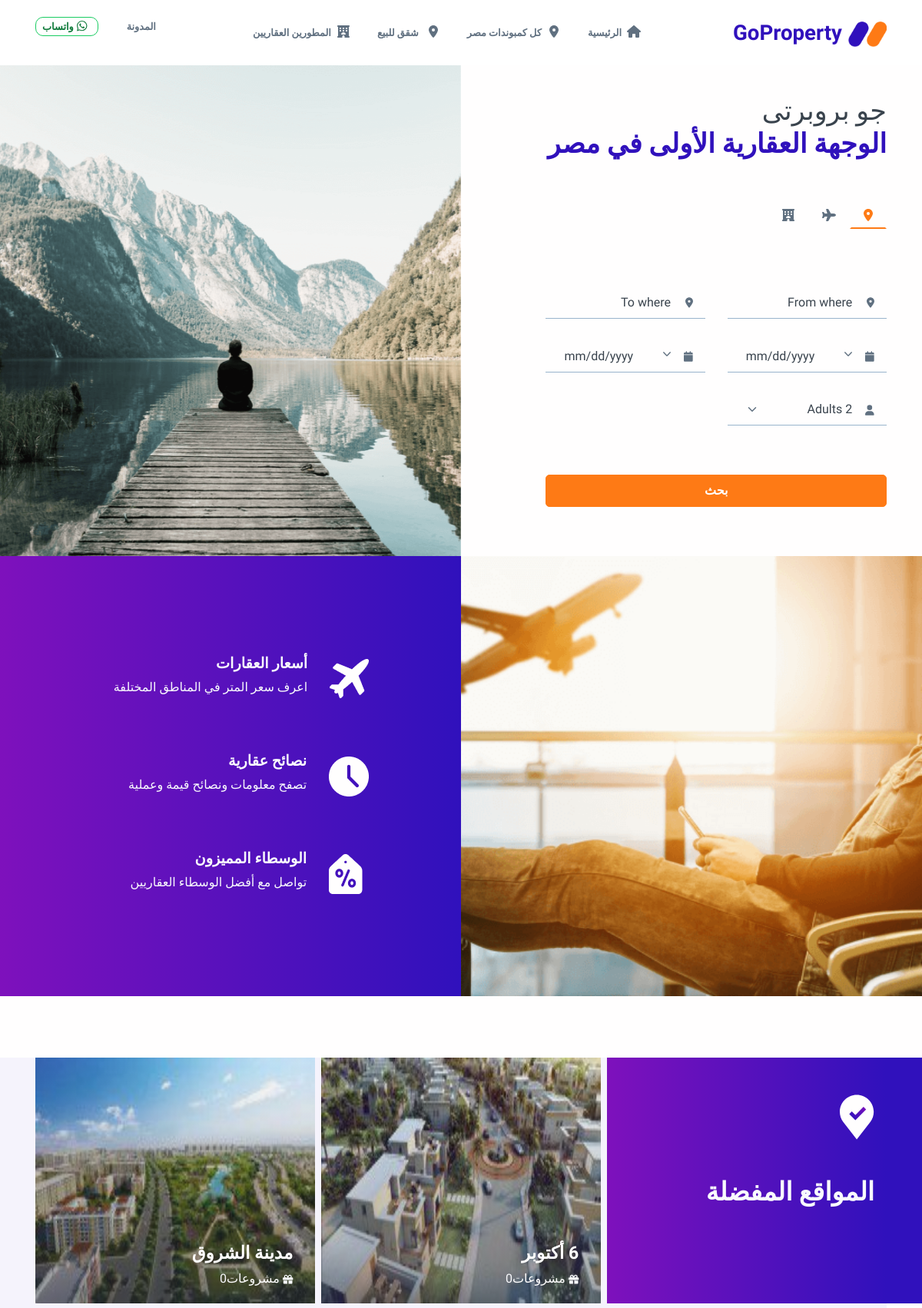
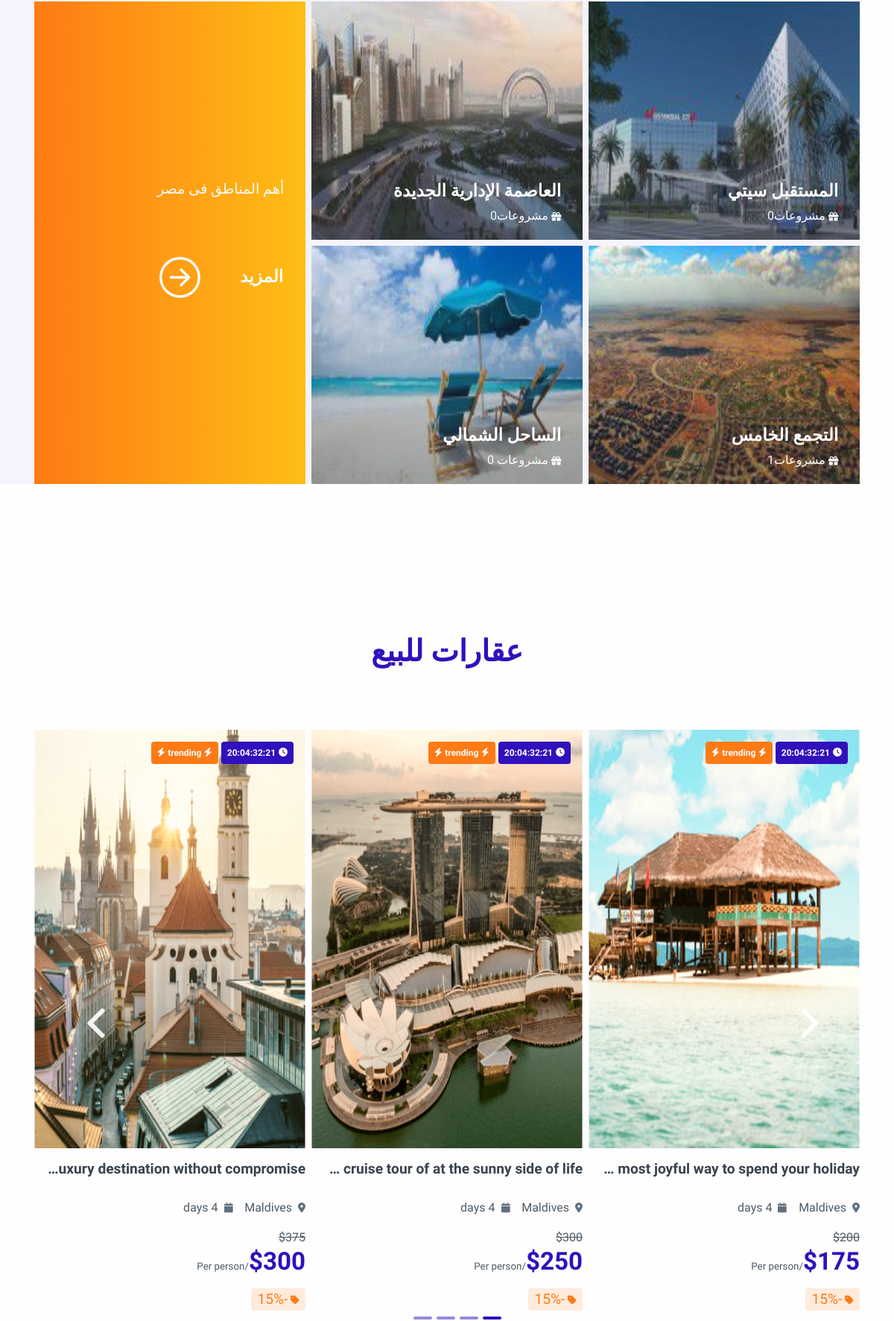
The page / (upper part) on the database its author committed (2 pictures, top to bottom).
### states/models/department_model.py (models this page shows, shortened)
class Department(models.Model):
    name = models.CharField(max_length=255, null=True, blank=True, help_text='Department Name')
    description = models.TextField(null=True, blank=True)
    country = models.ForeignKey(Country, null=True, blank=True, on_delete=models.CASCADE)
    background = models.ImageField(upload_to='department-backgrounds/', null=True, blank=True)
    @property
    def background_url(self):
        if self.background and hasattr(self.background, 'url'):
            return self.background.url
        else:
            return static("assets/img/gallery/cinnamon.png")

### main/views/home_page.py (the view)
# urls.py: path('', HomePageView.as_view(), name='home-page'),
class HomePageView(View):
    def get(self, request):
        developers = Developers.objects.all().order_by('-pk')[:4]
        departments = Department.objects.all().order_by('-pk')[:6]
        projects = Projects.objects.all().order_by('-pk')[:12]
        blogs = Blog.objects.all().order_by('-pk')[:4]
        context = {
            "developers": developers,
            "departments": departments,
            "projects": projects,
            "blogs": blogs
        }
        return render(request, 'main/homepage/homepage.html', context=context)

### templates/main/homepage/homepage.html (shortened to what this page needs)
{% extends 'main.html' %}
{% block content %}
<section class="mt-7 py-0">
{% include 'main/homepage/_HomeInto.html' %}
{% include 'main/homepage/_search.html' %}
{% include 'main/homepage/_whyus.html' %}
{% include 'main/homepage/_departments.html' with departments=departments %}
{% include 'main/homepage/_properties.html'  %}
{% endblock content %}

### templates/main/homepage/_departments.html (shortened to what this page needs)
{% load static %}
<section class="py-7 overflow-hidden" id="places">
        <div class="container bg-offcanvas-gray-right">
          <div class="row gx-2 mb-2">
            <div class="col-12 col-md-12 col-lg-4">
              <div class="bg-primary-gradient bg-offcanvas developers-card">
                <div class="row g-0 justify-content-end">
                  <div class="col-12">
                    <div class="py-md-5 px-md-3 text-light"><img class="mb-5" src="{% static 'assets/img/icons/icon-location.svg' %}" alt="...">
                      <h2 class="mb-2 text-light"> المواقع المفضلة</h2>
                    </div>
                  </div>
                </div>
              </div>
            </div>
            <div class="col-sm-6 col-lg-4">
              <div class="card card-span developers-card text-white"><img class="img-fluid h-100 w-100" src="{{ departments.0.background_url }}" height="375" alt="...">
                <div class="card-img-overlay ps-0 d-flex flex-column justify-content-between bg-voyage-gradient">
                  <div class="mt-auto px-4 mb-1">
                    <h3 class="fs-1 fs-md-2 text-white">{{ departments.0.name }}</h3><span class="text-light fs--1 me-1"></span>مشروعات<span class="text-light me-3">{{ departments.0.projects.all.count }}</span>
                  </div>
                </div><a class="stretched-link" href="#!"></a>
              </div>
            </div>
            <div class="col-sm-6 col-lg-4">
              <div class="card card-span developers-card text-white"><img class="img-fluid h-100 w-100" src="{{ departments.1.background_url }}" height="375" alt="...">
                <div class="card-img-overlay ps-0 d-flex flex-column justify-content-between bg-voyage-gradient">
                  <div class="mt-auto px-4 mb-1">
                    <h3 class="fs-1 fs-md-2 text-white">{{ departments.1.name }}</h3><span class="text-light fs--1 me-1"></span>مشروعات<span class="text-light me-3">{{ departments.1.projects.all.count }}</span>
                  </div>
                </div><a class="stretched-link" href="#!"></a>
              </div>
            </div>
          </div>
          <div class="row g-2">
            <div class="col-sm-6 col-lg-4">
              <div class="row g-2">
                <div class="col-12">
                  <div class="card card-span developers-card text-white"><img class="img-fluid h-100 w-100" src="{{ departments.2.background_url }}" height="375" alt="...">
                    <div class="card-img-overlay ps-0 d-flex flex-column justify-content-between bg-voyage-gradient">
                      <div class="mt-auto px-4 mb-1">
                        <h3 class="fs-1 fs-md-2 text-white">{{ departments.2.name }}</h3><span class="text-light fs--1 me-1"></span>مشروعات<span class="text-light me-3">{{ departments.2.projects.all.count }}</span>
                      </div>
                    </div><a class="stretched-link" href="#!"></a>
                  </div>
                </div>
                <div class="col-12">
                  <div class="card card-span developers-card text-white"><img class="img-fluid h-100 w-100" src="{{ departments.3.background_url }}" height="375" alt="...">
                    <div class="card-img-overlay ps-0 d-flex flex-column justify-content-between bg-voyage-gradient">
                      <div class="mt-auto px-4 mb-1">
                        <h3 class="fs-1 fs-md-2 text-white">{{ departments.3.name }}</h3><span class="text-light fs--1 me-1"></span>مشروعات<span class="text-light me-3">{{ departments.3.projects.all.count }}</span>
                      </div>
                    </div><a class="stretched-link" href="#!"></a>
                  </div>
                </div>
              </div>
            </div>
            <div class="col-sm-6 col-lg-4">
              <div class="row g-2">
                <div class="col-12">
                  <div class="card card-span developers-card text-white"><img class="img-fluid h-100 w-100" src="{{ departments.4.background_url }}" height="375" alt="...">
                    <div class="card-img-overlay ps-0 d-flex flex-column justify-content-between bg-voyage-gradient">
                      <div class="mt-auto px-4 mb-1">
                        <h3 class="fs-1 fs-md-2 text-white">{{ departments.4.name }}</h3><span class="text-light fs--1 me-1"></span>مشروعات<span class="text-light me-3">{{ departments.4.projects.all.count }}</span>
                      </div>
                    </div><a class="stretched-link" href="#!"></a>
                  </div>
                </div>
                <div class="col-12">
                  <div class="card card-span developers-card text-white"><img class="img-fluid h-100 w-100" src="{{ departments.5.background_url }}" height="375" alt="...">
                    <div class="card-img-overlay ps-0 d-flex flex-column justify-content-between bg-voyage-gradient">
                      <div class="mt-auto px-4 mb-1">
                        <h3 class="fs-1 fs-md-2 text-white">{{ departments.5.name }}</h3><span class="text-light fs--1 me-1"></span>مشروعات<span class="text-light me-3"> {{ departments.5.projects.all.count }}</span>
                      </div>
                    </div><a class="stretched-link" href="#!"></a>
                  </div>
                </div>
              </div>
            </div>
            <div class="col-sm-12 col-lg-4">
              <div class="bg-secondary-gradient h-100 d-flex align-items-center">
                <div class="text-light p-4 p-sm-6 p-lg-0 px-xxl-6">
                  <p class="fs-1 px-4 mb-6">أهم المناطق فى مصر</p><a class="btn btn-lg text-light fs-2" href="#!" role="button">المزيد
                    </a>
                </div>
              </div>
            </div>
          </div>
        </div>
      </section>

### rows shown on the page
Department: background (picture), name "6 أكتوبر", id "0"
Department: background (picture), name "مدينة الشروق", id "0"
Department: background (picture), name "المستقبل سيتي", id "0"
Department: background (picture), name "التجمع الخامس", id "1"
Department: background (picture), name "العاصمة الإدارية الجديدة", id "0"
Department: background (picture), name "الساحل الشمالي", id "0"
